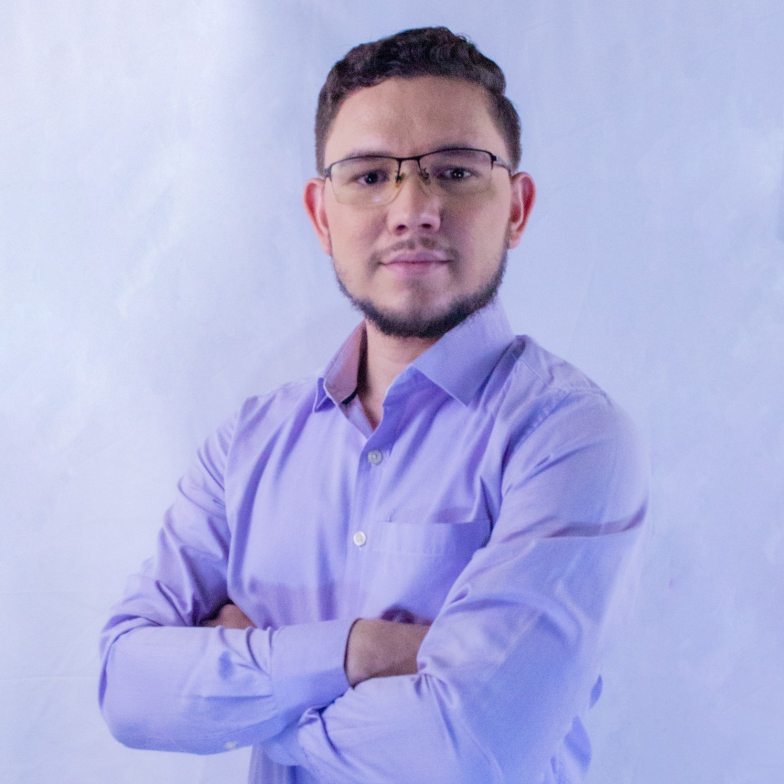
#> input picture tools/assets/profile-source.jpg, 1568 x 1568 px (shown at 1/2 size)
$ python generate-visual-assets.py
#> lines starting #> are read from the running program, lines starting #| are printed output that depends on the picture
#!/usr/bin/env python3
"""Genera assets visuales derivados de la foto y la identidad del portfolio."""
from pathlib import Path
from PIL import Image, ImageDraw, ImageFont, ImageOps

ROOT = Path(__file__).resolve().parents[1]
# La foto fuente vive FUERA de public/ para no publicarse (376K que nadie
# solicita desde ninguna página); sigue versionada como insumo del generador.
SOURCE = ROOT / 'tools/assets/profile-source.jpg'
IMAGES = ROOT / 'public/images'
SOCIAL = ROOT / 'public/social'
BRAND = ROOT / 'public/brand'
FONT_BOLD = '/usr/share/fonts/truetype/dejavu/DejaVuSans-Bold.ttf'
FONT_REGULAR = '/usr/share/fonts/truetype/dejavu/DejaVuSans.ttf'

PAGES = {
    'home': ('Jerson Martínez', 'DevOps · SRE · DevSecOps · Cloud'),
    'projects': ('Proyectos', 'Producto · Open source · Automatización'),
    'courses': ('Cursos', 'Go · DevOps · Formación técnica'),
    'certifications': ('Certificaciones', 'AWS · Microsoft Azure · GitHub'),
    'experience': ('Trayectoria', '+10 años creando plataformas confiables'),
    'about': ('Sobre mí', 'Ingeniería que conecta personas y resultados'),
    '404': ('Ruta no encontrada', 'El recorrido continúa'),
}


def font(path, size):
    return ImageFont.truetype(path, size=size)


def profile_assets(source):
    square = ImageOps.fit(source.convert('RGB'), (1568, 1568), method=Image.Resampling.LANCZOS, centering=(0.5, 0.42))
    for size in (320, 640, 960):
        image = square.resize((size, size), Image.Resampling.LANCZOS)
        image.save(IMAGES / f'profile-v2-{size}.jpg', 'JPEG', quality=84, optimize=True, progressive=True)
        image.save(IMAGES / f'profile-v2-{size}.webp', 'WEBP', quality=80, method=6)
        image.save(IMAGES / f'profile-v2-{size}.avif', 'AVIF', quality=55)


def brand_icon(size, output):
    image = Image.new('RGB', (size, size), '#07111f')
    draw = ImageDraw.Draw(image)
    pad = int(size * .08)
    draw.rounded_rectangle((pad, pad, size - pad, size - pad), radius=int(size * .2), fill='#112943', outline='#67e8f9', width=max(2, size // 64))
    label_font = font(FONT_BOLD, int(size * .38))
    draw.text((size // 2, size // 2), 'J.', font=label_font, fill='#f4f8fb', anchor='mm')
    image.save(output, 'PNG', optimize=True)


def social_card(source, slug, title, subtitle):
    canvas = Image.new('RGB', (1200, 630), '#07111f')
    draw = ImageDraw.Draw(canvas)
    for x in range(0, 1200, 64):
        draw.line((x, 0, x, 630), fill='#0d1d30', width=1)
    for y in range(0, 630, 64):
        draw.line((0, y, 1200, y), fill='#0d1d30', width=1)
    draw.ellipse((810, -210, 1320, 300), fill='#0b3446')
    draw.ellipse((-180, 410, 330, 920), fill='#183322')
    draw.rounded_rectangle((58, 55, 1142, 575), radius=38, fill='#0d1d30', outline='#31526a', width=2)
    portrait = ImageOps.fit(source.convert('RGB'), (365, 455), method=Image.Resampling.LANCZOS, centering=(0.5, 0.38))
    mask = Image.new('L', portrait.size, 0)
    ImageDraw.Draw(mask).rounded_rectangle((0, 0, 365, 455), radius=28, fill=255)
    canvas.paste(portrait, (735, 92), mask)
    draw.text((105, 110), 'Jerson.', font=font(FONT_BOLD, 34), fill='#67e8f9')
    title_size = 62 if slug == 'home' else (72 if len(title) < 18 else 60)
    title_font = font(FONT_BOLD, title_size)
    draw.text((105, 225), title, font=title_font, fill='#f4f8fb')
    draw.multiline_text((108, 325), subtitle, font=font(FONT_REGULAR, 29), fill='#a8bbcc', spacing=10)
    draw.rounded_rectangle((105, 470, 350, 515), radius=18, fill='#67e8f9')
    draw.text((227, 493), 'jersonmartinez.com', font=font(FONT_BOLD, 18), fill='#07111f', anchor='mm')
    # Tarjeta social como JPEG: el contenido es fotográfico + degradados, que en PNG
    # pesaban ~248K cada una (~2 MB en total). JPEG progresivo q86 las deja en ~70K
    # sin pérdida perceptible y todos los scrapers sociales lo soportan.
    canvas.save(SOCIAL / f'{slug}.jpg', 'JPEG', quality=86, optimize=True, progressive=True)


def main():
    IMAGES.mkdir(parents=True, exist_ok=True)
    SOCIAL.mkdir(parents=True, exist_ok=True)
    BRAND.mkdir(parents=True, exist_ok=True)
    source = Image.open(SOURCE)
#> source is the input picture: PIL image 1568x1568 RGB; mean R, G, B 176.5, 177.4, 221
    profile_assets(source)
#> the loop in profile_assets, `for size in (320, 640, 960):` made 1 pass
#> pass 1, in profile_assets, `image = square.resize((size, size), Image.Resampling.LANCZOS)`:
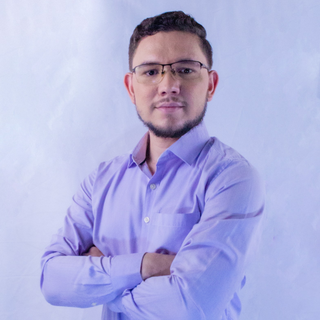
#> image: PIL image 320x320 RGB; mean R, G, B 176.5, 177.4, 221
    brand_icon(192, BRAND / 'favicon-192.png')
    brand_icon(512, BRAND / 'favicon-512.png')
    brand_icon(180, BRAND / 'apple-touch-icon.png')
    for slug, (title, subtitle) in PAGES.items():
        social_card(source, slug, title, subtitle)
    print(f'Assets generados: 9 imágenes responsive, 3 iconos y {len(PAGES)} tarjetas sociales.')


if __name__ == '__main__':
#> (the run stopped early here; a loop or call above may not have finished)
